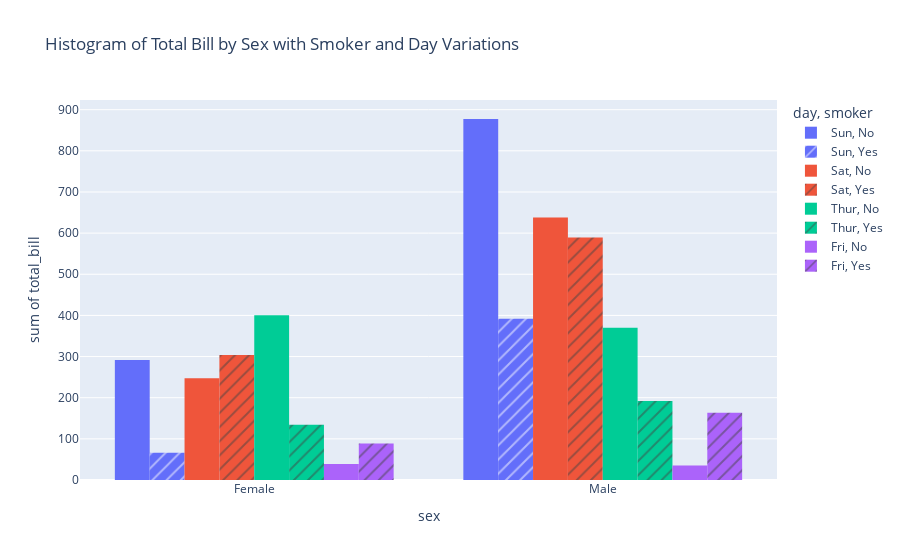

Notebook cell for this chart:
### Markdown cell above
Q3. Using the tips dataset, plot a histogram for x = "sex" and y = "total_bill". Use "smoker" with pattern_shape and "day" with color.

### Code cell
# Histogram with multiple aesthetics
fig = px.histogram(
    tips,
    x="sex",
    y="total_bill",
    color="day",
    pattern_shape="smoker",
    title="Histogram of Total Bill by Sex with Smoker and Day Variations",
    barmode="group"
)
fig.show()

### Figure 1 — Plotly figure (JSON) as saved in the notebook; plotly's stock layout.template omitted (floating-point values rounded to 4 significant figures)
{"data": [{"alignmentgroup": "True", "bingroup": "x", "histfunc": "sum", "hovertemplate": "day=Sun<br>smoker=No<br>sex=%{x}<br>sum of total_bill=%{y}<extra></extra>", "legendgroup": "Sun, No", "marker": {"color": "#636efa", "pattern": {"shape": ""}}, "name": "Sun, No", "offsetgroup": "Sun, No", "orientation": "v", "showlegend": true, "type": "histogram", "x": ["Female", "Male", "Male", "Male", "Female", "Male", "Male", "Male", "Male", "Male", "Male", "Female", "Male", "Male", "Female", "Male", "Female", "Male", "Female", "Male", "Male", "Male", "Male", "Male", "Male", "Male", "Male", "Male", "Male", "Female", "Female", "Male", "Male", "Male", "Male", "Male", "Female", "Female", "Male", "Male", "Male", "Male", "Male", "Male", "Female", "Male", "Female", "Female", "Male", "Male", "Male", "Female", "Male", "Male", "Male", "Male", "Male"], "xaxis": "x", "y": [16.99, 10.34, 21.01, 23.68, 24.59, 25.29, 8.77, 26.88, 15.04, 14.78, 10.27, 35.26, 15.42, 18.43, 14.83, 21.58, 10.33, 16.29, 16.97, 17.46, 13.94, 9.68, 30.4, 18.29, 22.23, 32.4, 28.55, 18.04, 12.54, 10.29, 34.81, 9.94, 25.56, 19.49, 38.07, 23.95, 25.71, 17.31, 29.93, 14.07, 13.13, 17.26, 24.55, 19.77, 29.85, 48.17, 25.0, 13.39, 16.49, 21.5, 12.66, 16.21, 13.81, 24.52, 20.76, 31.71, 20.69], "yaxis": "y"}, {"alignmentgroup": "True", "bingroup": "x", "histfunc": "sum", "hovertemplate": "day=Sun<br>smoker=Yes<br>sex=%{x}<br>sum of total_bill=%{y}<extra></extra>", "legendgroup": "Sun, Yes", "marker": {"color": "#636efa", "pattern": {"shape": "/"}}, "name": "Sun, Yes", "offsetgroup": "Sun, Yes", "orientation": "v", "showlegend": true, "type": "histogram", "x": ["Female", "Male", "Male", "Male", "Male", "Male", "Male", "Female", "Male", "Male", "Male", "Male", "Male", "Male", "Female", "Male", "Female", "Male", "Male"], "xaxis": "x", "y": [17.51, 7.25, 31.85, 16.82, 32.9, 17.89, 14.48, 9.6, 34.63, 34.65, 23.33, 45.35, 23.17, 40.55, 20.9, 30.46, 18.15, 23.1, 15.69], "yaxis": "y"}, {"alignmentgroup": "True", "bingroup": "x", "histfunc": "sum", "hovertemplate": "day=Sat<br>smoker=No<br>sex=%{x}<br>sum of total_bill=%{y}<extra></extra>", "legendgroup": "Sat, No", "marker": {"color": "#EF553B", "pattern": {"shape": ""}}, "name": "Sat, No", "offsetgroup": "Sat, No", "orientation": "v", "showlegend": true, "type": "histogram", "x": ["Male", "Male", "Female", "Female", "Male", "Male", "Male", "Male", "Male", "Male", "Female", "Male", "Male", "Female", "Female", "Male", "Male", "Male", "Female", "Male", "Male", "Male", "Female", "Male", "Male", "Male", "Female", "Male", "Male", "Female", "Female", "Male", "Female", "Male", "Male", "Female", "Male", "Male", "Male", "Male", "Male", "Male", "Female", "Male", "Male"], "xaxis": "x", "y": [20.65, 17.92, 20.29, 15.77, 39.42, 19.82, 17.81, 13.37, 12.69, 21.7, 19.65, 9.55, 18.35, 15.06, 20.69, 17.78, 24.06, 16.31, 16.93, 18.69, 31.27, 16.04, 26.41, 48.27, 17.59, 20.08, 16.45, 20.23, 12.02, 17.07, 14.73, 10.51, 20.92, 18.24, 14.0, 7.25, 48.33, 20.45, 13.28, 11.61, 10.77, 10.07, 35.83, 29.03, 17.82], "yaxis": "y"}, {"alignmentgroup": "True", "bingroup": "x", "histfunc": "sum", "hovertemplate": "day=Sat<br>smoker=Yes<br>sex=%{x}<br>sum of total_bill=%{y}<extra></extra>", "legendgroup": "Sat, Yes", "marker": {"color": "#EF553B", "pattern": {"shape": "/"}}, "name": "Sat, Yes", "offsetgroup": "Sat, Yes", "orientation": "v", "showlegend": true, "type": "histogram", "x": ["Male", "Male", "Male", "Male", "Male", "Male", "Female", "Male", "Female", "Female", "Male", "Female", "Female", "Male", "Male", "Male", "Female", "Female", "Female", "Male", "Male", "Male", "Male", "Male", "Female", "Male", "Male", "Female", "Female", "Female", "Male", "Male", "Male", "Female", "Female", "Male", "Male", "Male", "Male", "Male", "Female", "Male"], "xaxis": "x", "y": [38.01, 11.24, 20.29, 13.81, 11.02, 18.29, 3.07, 15.01, 26.86, 25.28, 17.92, 44.3, 22.42, 15.36, 20.49, 25.21, 14.31, 10.59, 10.63, 50.81, 15.81, 26.59, 38.73, 24.27, 12.76, 30.06, 25.89, 13.27, 28.17, 12.9, 28.15, 11.59, 7.74, 30.14, 22.12, 24.01, 15.69, 15.53, 12.6, 32.83, 27.18, 22.67], "yaxis": "y"}, {"alignmentgroup": "True", "bingroup": "x", "histfunc": "sum", "hovertemplate": "day=Thur<br>smoker=No<br>sex=%{x}<br>sum of total_bill=%{y}<extra></extra>", "legendgroup": "Thur, No", "marker": {"color": "#00cc96", "pattern": {"shape": ""}}, "name": "Thur, No", "offsetgroup": "Thur, No", "orientation": "v", "showlegend": true, "type": "histogram", "x": ["Male", "Male", "Male", "Male", "Female", "Male", "Female", "Male", "Male", "Male", "Male", "Female", "Female", "Female", "Male", "Female", "Male", "Male", "Female", "Female", "Male", "Female", "Female", "Male", "Male", "Female", "Female", "Female", "Female", "Female", "Female", "Female", "Female", "Female", "Male", "Male", "Female", "Female", "Female", "Female", "Female", "Male", "Male", "Male", "Female"], "xaxis": "x", "y": [27.2, 22.76, 17.29, 16.66, 10.07, 15.98, 34.83, 13.03, 18.28, 24.71, 21.16, 10.65, 12.43, 24.08, 11.69, 13.42, 14.26, 15.95, 12.48, 29.8, 8.52, 14.52, 11.38, 22.82, 19.08, 20.27, 11.17, 12.26, 18.26, 8.51, 10.33, 14.15, 13.16, 17.47, 34.3, 41.19, 27.05, 16.43, 8.35, 18.64, 11.87, 9.78, 7.51, 7.56, 18.78], "yaxis": "y"}, {"alignmentgroup": "True", "bingroup": "x", "histfunc": "sum", "hovertemplate": "day=Thur<br>smoker=Yes<br>sex=%{x}<br>sum of total_bill=%{y}<extra></extra>", "legendgroup": "Thur, Yes", "marker": {"color": "#00cc96", "pattern": {"shape": "/"}}, "name": "Thur, Yes", "offsetgroup": "Thur, Yes", "orientation": "v", "showlegend": true, "type": "histogram", "x": ["Male", "Male", "Male", "Female", "Male", "Male", "Male", "Male", "Female", "Female", "Male", "Male", "Female", "Female", "Female", "Male", "Female"], "xaxis": "x", "y": [19.44, 32.68, 16.0, 19.81, 28.44, 15.48, 16.58, 10.34, 43.11, 13.0, 13.51, 18.71, 12.74, 13.0, 16.4, 20.53, 16.47], "yaxis": "y"}, {"alignmentgroup": "True", "bingroup": "x", "histfunc": "sum", "hovertemplate": "day=Fri<br>smoker=No<br>sex=%{x}<br>sum of total_bill=%{y}<extra></extra>", "legendgroup": "Fri, No", "marker": {"color": "#ab63fa", "pattern": {"shape": ""}}, "name": "Fri, No", "offsetgroup": "Fri, No", "orientation": "v", "showlegend": true, "type": "histogram", "x": ["Male", "Female", "Male", "Female"], "xaxis": "x", "y": [22.49, 22.75, 12.46, 15.98], "yaxis": "y"}, {"alignmentgroup": "True", "bingroup": "x", "histfunc": "sum", "hovertemplate": "day=Fri<br>smoker=Yes<br>sex=%{x}<br>sum of total_bill=%{y}<extra></extra>", "legendgroup": "Fri, Yes", "marker": {"color": "#ab63fa", "pattern": {"shape": "/"}}, "name": "Fri, Yes", "offsetgroup": "Fri, Yes", "orientation": "v", "showlegend": true, "type": "histogram", "x": ["Male", "Female", "Female", "Male", "Male", "Male", "Male", "Female", "Female", "Male", "Female", "Male", "Male", "Female", "Female"], "xaxis": "x", "y": [28.97, 5.75, 16.32, 40.17, 27.28, 12.03, 21.01, 11.35, 15.38, 12.16, 13.42, 8.58, 13.42, 16.27, 10.09], "yaxis": "y"}], "layout": {"barmode": "group", "legend": {"title": {"text": "day, smoker"}, "tracegroupgap": 0}, "title": {"text": "Histogram of Total Bill by Sex with Smoker and Day Variations"}, "xaxis": {"anchor": "y", "domain": [0, 1], "title": {"text": "sex"}}, "yaxis": {"anchor": "x", "domain": [0, 1], "title": {"text": "sum of total_bill"}}}}
